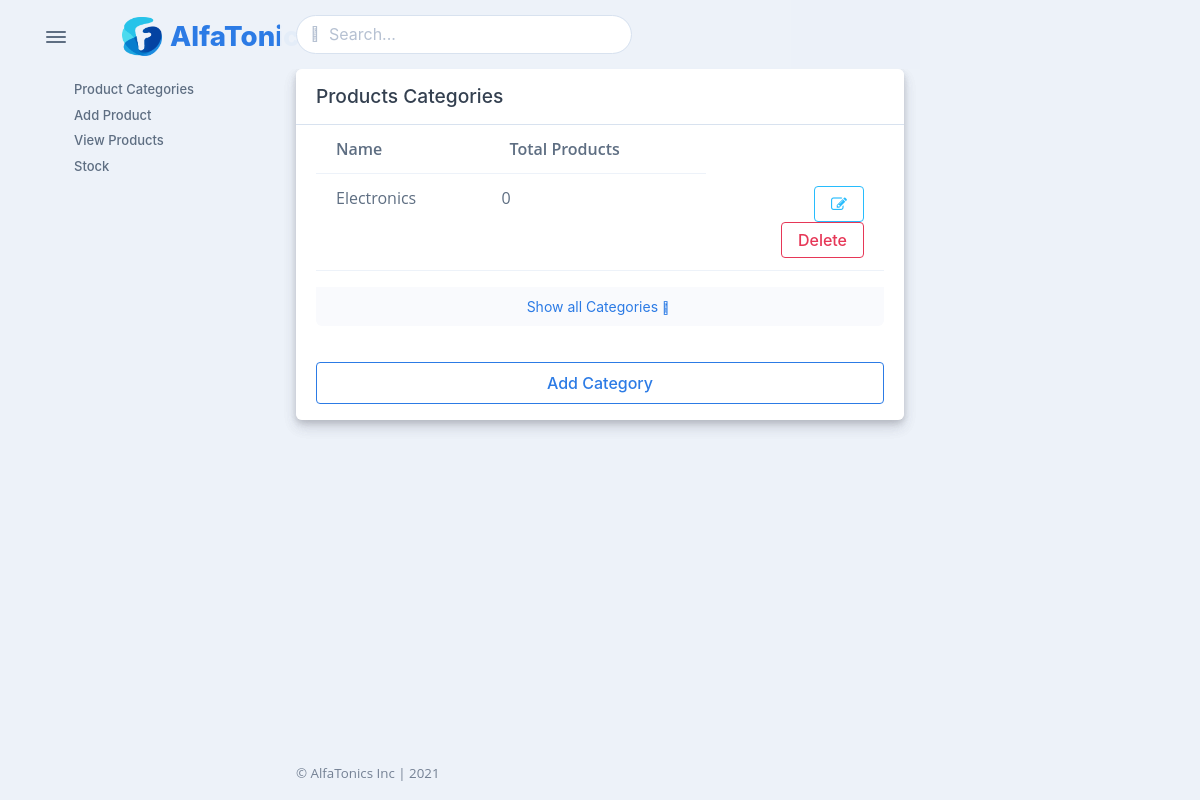
The page /categories on the database as committed earlier.
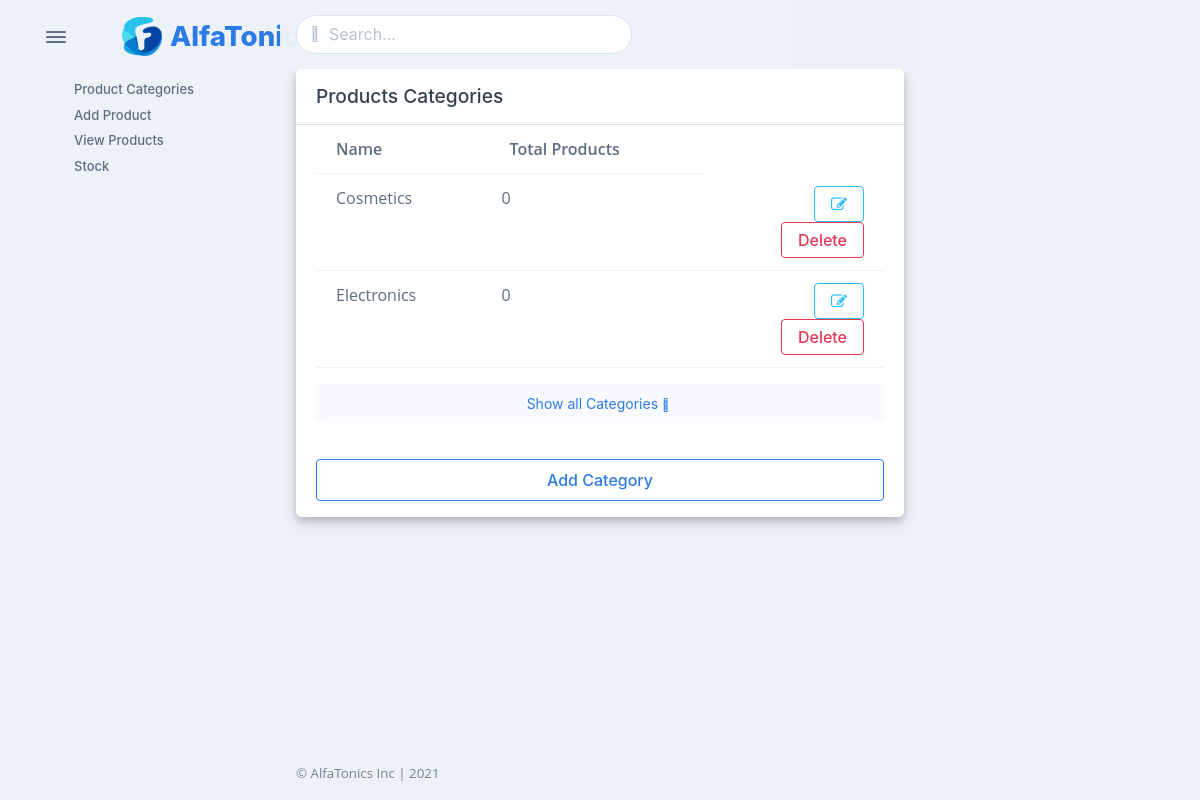
The same page on the database as committed later.
### product/models.py (models this page shows, shortened)
class ProductCategory(models.Model):
    category_id = models.AutoField(primary_key = True)
    name = models.CharField(max_length=30)

### product/views.py (the view)
# urls.py: path('categories', CategoryListView.as_view(), name='categories'),
class CategoryListView(APIView):
    renderer_classes = [TemplateHTMLRenderer]
    template_name = 'product/category.html'
    serializer_class = ProductCategorySerializer(many=True)
    def get(self, request):
        categories = ProductCategory.objects.values()
        count = Product.objects.filter().count()
        return Response({
            'categories':categories,
            'counts':count
        })

### templates/product/category.html (shortened to what this page needs)
{% extends "store/base.html" %}
{% load static %}
{% block category %}
<div class="card mb-3">
  <div class="card">
    <div class="card-header border-bottom">
      <div class="row flex-between-end">
        <div class="col-auto flex-lg-grow-1 flex-lg-basis-0 align-self-center">
          <h5 class="mb-0" data-anchor="data-anchor">Products Categories</h5>
        </div>
      </div>
    </div>
    <div class="card-body pt-0">
      <div class="tab-content">
        <div class="tab-pane preview-tab-pane active" role="tabpanel" aria-labelledby="tab-dom-56172526-e972-4004-802b-058b996edf3a" id="dom-56172526-e972-4004-802b-058b996edf3a">
          <div class="table-responsive scrollbar">
            <table class="table">
              <thead>
                <tr>
                  <th scope="col">Name</th>
                  <th class="col-md-0">Total Products</th>
                </tr>
              </thead>
              {% for category  in categories %}
              <tbody>
                <tr>
                  <td>{{ category.name }}</td>
                  <td>{{ counts }} </td>
                  <td class="text-end">
                    <a class="btn btn-outline-info" href="{% url 'category-update' category.category_id %}">
                      <i class="fa fa-pencil-square-o" aria-hidden="true" ></i>
                    </a>
                    <form method="POST" action="{% url 'category-delete' category.category_id %}">
                      <input class="btn btn-outline-danger" type="submit" value="Delete">
                   </form>
                  </td>
                </tr>
              </tbody>
              {% endfor %}
            </table>
          </div>
        </div>
        <div class="card-footer bg-light p-0"><a class="btn btn-sm btn-link d-block w-100 py-2" href="#!">Show all Categories<span class="fas fa-chevron-right ms-1 fs--2"></span></a></div>
    </div>
  </div>
  <div class="card-footer ">
    <a class="nav-link btn btn-outline-primary " href="{% url 'add_category' %}">Add Category</a>
  </div>
</div>
</div>
{% endblock category %}

### templates/store/base.html (shortened to what this page needs)
{% load static %}
<!DOCTYPE html>
<html lang="en-US" dir="ltr">
<head>
    <link rel="stylesheet" href="{% static 'assets/new.css' %}">
    <link href="{% static 'css/theme-rtl.min.css' %}" rel="stylesheet" id="style-rtl">
    <link href="{% static 'assets/css/theme.min.css' %}" rel="stylesheet" id="style-default">
    <link href="{% static 'css/user-rtl.min.css' %}" rel="stylesheet" id="user-style-rtl">
    <link href="{% static 'css/user.min.css' %}" rel="stylesheet" id="user-style-default">
    <link rel="stylesheet" href="https://cdnjs.cloudflare.com/ajax/libs/font-awesome/4.7.0/css/font-awesome.min.css">
  </head>
  <body>
    <main class="main" id="top">
      <div class="container" data-layout="container">
        <nav class="navbar navbar-light navbar-vertical navbar-expand-xl" style="display: none;">
          <div class="d-flex align-items-center">
            <div class="toggle-icon-wrapper">
              <button class="btn navbar-toggler-humburger-icon navbar-vertical-toggle" data-bs-toggle="tooltip" data-bs-placement="left" title="Toggle Navigation"><span class="navbar-toggle-icon"><span class="toggle-line"></span></span></button>
            </div><a class="navbar-brand" href="index.html">
              <div class="d-flex align-items-center py-3"><img class="me-2" src="assets/img/icons/spot-illustrations/falcon.png" alt="" width="40" /><span class="font-sans-serif">AlfaTonics</span></div>
            </a>
          </div>
          <div class="collapse navbar-collapse" id="navbarVerticalCollapse">
            <div class="navbar-vertical-content scrollbar">
              <ul class="navbar-nav flex-column mb-3" id="navbarVerticalNav">
                <li class="nav-item">
                  <ul class="nav collapse show" id="dashboard">
                    <li class="nav-item"><a class="nav-link" href="{% url 'categories' %}">
                        <div class="d-flex align-items-center"><span class="nav-link-text ps-1">Product Categories</span></div>
                      </a>
                      <li class="nav-item"><a class="nav-link" href="{% url 'add_product' %}">
                        <div class="d-flex align-items-center"><span class="nav-link-text ps-1">Add Product</span></div>
                      </a>
                    </li>
                    <li class="nav-item"><a class="nav-link" href="{% url 'products' %}">
                        <div class="d-flex align-items-center"><span class="nav-link-text ps-1">View Products</span></div>
                      </a>
                    </li>
                    <li class="nav-item"><a class="nav-link" href="{% url 'stock' %}">
                        <div class="d-flex align-items-center"><span class="nav-link-text ps-1">Stock</span></div>
                      </a>
                    </li>
                </li>
        </nav>
        <div class="content">
          <nav class="navbar navbar-light navbar-glass navbar-top navbar-expand" style="display: none;">
            <ul class="navbar-nav align-items-center d-none d-lg-block">
              <li class="nav-item">
                <div class="search-box" data-list='{"valueNames":["title"]}'>
                  <form class="position-relative" data-bs-toggle="search" data-bs-display="static"><input class="form-control search-input fuzzy-search" type="search" placeholder="Search..." aria-label="Search" />
                    <span class="fas fa-search search-box-icon"></span>
                  </form><button class="btn-close position-absolute end-0 top-50 translate-middle shadow-none p-1 me-1 fs--2" type="button" data-bs-dismiss="search"></button>
                </div>
              </li>
            </ul>
         </nav>
          {% block category %} {% endblock category %}
          <footer class="footer">
            <div class="row g-0 justify-content-between fs--1 mt-4 mb-3">
              <div class="col-12 col-sm-auto text-center">
                <p class="mb-0 text-600">&copy; AlfaTonics Inc <span class="d-none d-sm-inline-block">| </span><br class="d-sm-none" /> 2021 </p>
              </div>
            </div>
          </footer>
        </div>
      </div>
      </main>
  </body>
</html>

Rows that differ between the two databases and show on the page:
added ProductCategory: name "Cosmetics", counts "0"
